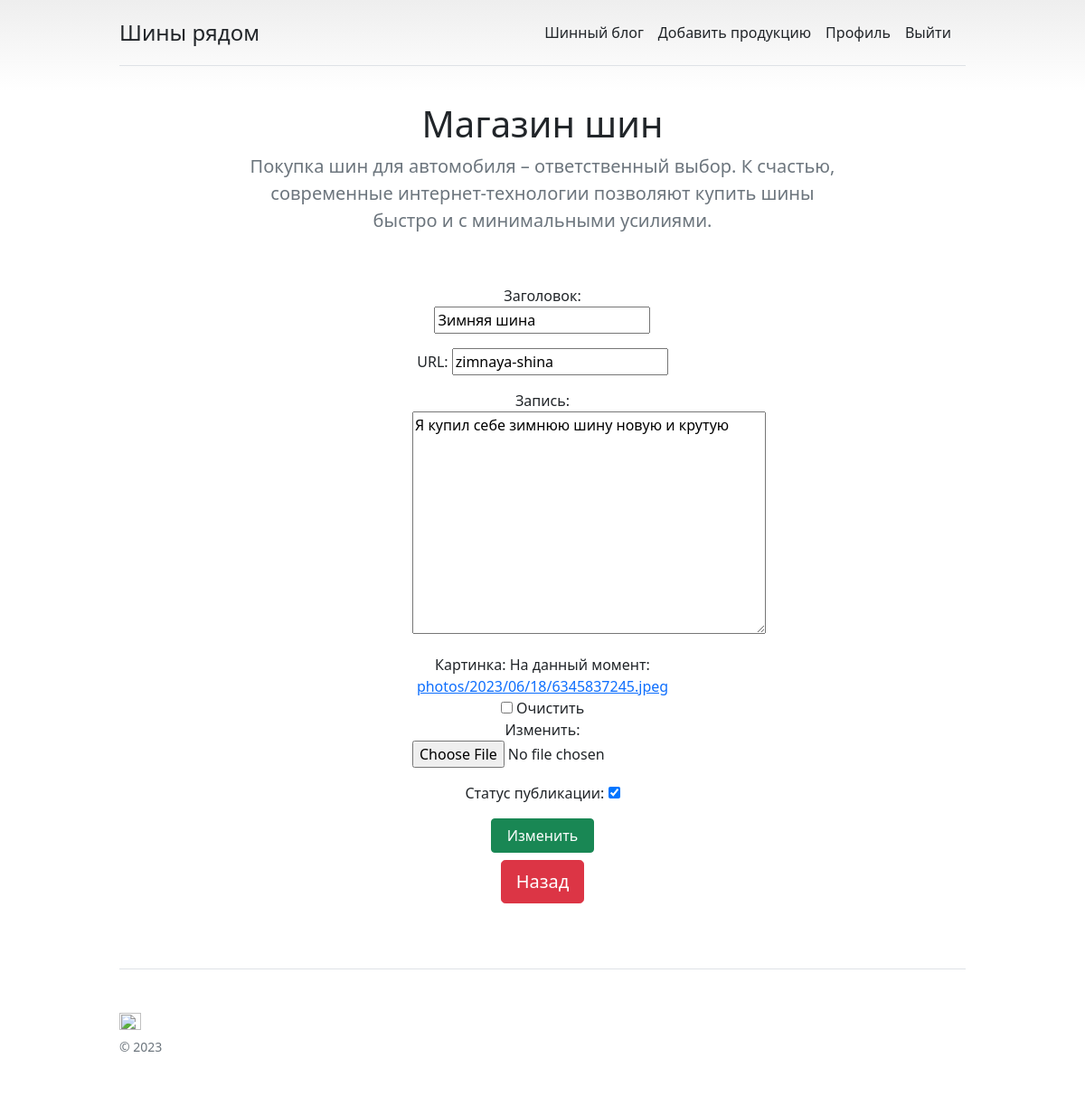
Page /blog/update/zimnaya-shina/ (signed in) on the committed database.
### main/models.py (models this page shows, shortened)
class Blog(models.Model):
    title = models.CharField(max_length=255, verbose_name='заголовок')
    slug = models.SlugField(max_length=255, unique=True, db_index=True, verbose_name="URL")
    content = models.TextField(verbose_name='запись')
    picture = models.ImageField(upload_to="media/photos/%Y/%m/%d/", verbose_name='Картинка', blank=True)
    time_create = models.DateTimeField(auto_now_add=True, verbose_name='Дата создания')
    is_published = models.BooleanField(default=True, verbose_name='Статус публикации')
    views = models.IntegerField(default=0, verbose_name='количество просмотров')

### main/views.py (the view, shortened to what this page needs)
# urls.py: path('blog/update/<slug:the_slug>/', BlogUpdateView.as_view(), name='blog_update'),
class BlogUpdateView(LoginRequiredMixin, generic.UpdateView):
    model = Blog
    fields = ('title', 'slug', 'content', 'picture', 'is_published')
    template_name = 'main/blog_form.html'
    slug_url_kwarg = 'the_slug'
    slug_field = 'slug'

### main/templates/main/blog_form.html (shortened to what this page needs)
{% extends 'main/index.html' %}
{% load my_tags %}
{% block content %}
    <div class="jumbotron p-3 pb-md-4 mx-auto text-center">
            <form method="post" enctype="multipart/form-data">
                    {{ form.as_p }}
                    <input type="submit" class="btn btn-success" value="{% if object %} Изменить {% else %} Создать {% endif %}" >
                    <a class="btn btn-danger btn-lg" href="{% url 'main:blog_list' %}" role="button">Назад</a>
            </form>
    </div>
{% endblock %}

### static/css/pricing.css (style rules this page uses)
body { background-image: linear-gradient(180deg, #eee, #fff 100px, #fff); }

### rows in the picture
Blog: title "Зимняя шина", slug "zimnaya-shina", content "Я купил себе зимнюю шину новую и крутую", is_published "☑"
